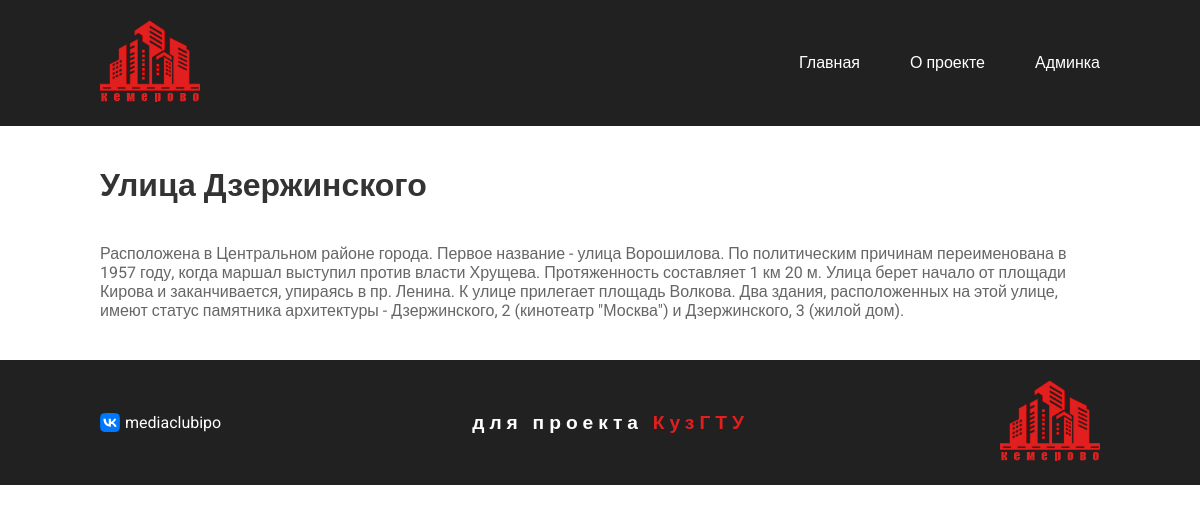
The app's page /category/ulicy with its own data.
### streets/models.py (models this page shows, shortened)
class Post(models.Model):
	title = models.CharField(verbose_name='Заголовок', max_length=255)
	description = models.TextField(verbose_name='Краткое описание')
	content = HTMLField(verbose_name='Контент')
	preview = models.ImageField(verbose_name='Картинка для превью', upload_to='photos/')
	date_create = models.DateField(verbose_name='Дата создания поста', auto_now_add=True)
	date_update = models.DateField(verbose_name='Дата обновления поста', auto_now=True)
	views = models.IntegerField(verbose_name='Просмотры', default=0)
	video = models.FileField(verbose_name='Видео', upload_to='videos/')
	slug = AutoSlugField(
		verbose_name='Слаг',
		unique=True,
		max_length=255,
		db_index=True,
		populate_from='title',
		slugify_function=lambda a: pytils.translit.slugify(a))
	is_published = models.BooleanField(verbose_name='Опубликовать', default=True)
	category = models.ForeignKey(verbose_name='Категория поста',
							  to=Category,
							  on_delete=models.CASCADE,
							  related_name='category_posts')
	class Meta:
		verbose_name = 'Пост'
		verbose_name_plural = 'Посты'

### streets/views.py (the view)
# urls.py: path('category/<slug:category_slug>', views.category, name='category'),
def category(request, category_slug):
	posts = get_object_or_404(Category, slug=category_slug)
	posts = posts.category_posts.all()
	return render(request, 'category_posts.html', {**default_context, 'posts': posts, 'scroll': True})

### streets/templates/category_posts.html
{% extends 'base.html' %}
{% load static %}
{% block content %}
{% for post in posts %}
<h1>{{ post.title }}</h1>
<p>{{ post.description }}</p>
{% endfor %}
{% endblock %}

### streets/static/css/base.css (style rules this page uses)
:root { --dark-gray: #212121; --dark-gray-text: #333; --hover-link-color: rgba(255,255,255,0.5); --gray: #666; --title: #323232; --logo: #e11f1f; --seashell: #F0F0F0; }
* { margin: 0; padding: 0; box-sizing: border-box; }
html { height: 100%; }
body { height: 100%; font-family: "Roboto", sans-serif; font-size: 1em; color: var(--dark-gray-text); }
p { color: var(--gray); }

### records on screen
Post: title "Улица Дзержинского", description "Расположена в Центральном районе города. Первое название - улица Ворошилова. По политическим причинам переименована в 1957 году, когда маршал выступил против власти Хрущева. Протяженность составляет 1 км 20 м. Улица берет начало от площади Кирова и заканчивается, упираясь в пр. Ленина. К улице прилегает площадь Волкова. Два здания, расположенных на этой улице, имеют статус памятника архитектуры - Дзержинского, 2 (кинотеатр \"Москва\") и Дзержинского, 3 (жилой дом)."
